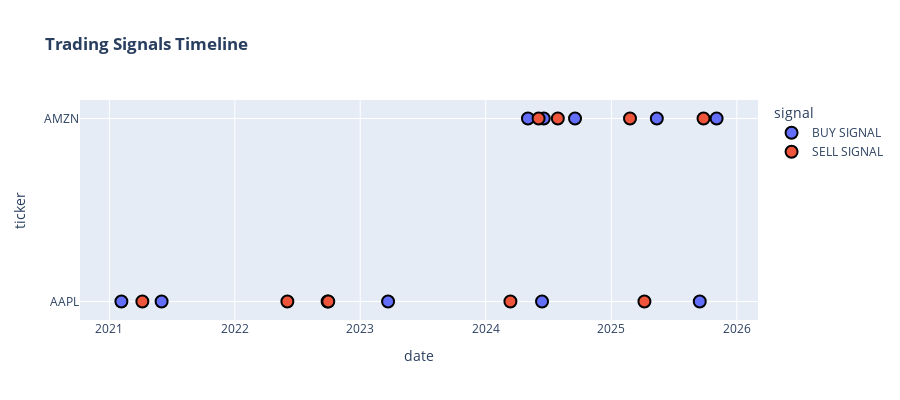

The notebook cell this image was saved under:
### Markdown cell above
## 5. Technical Analysis & Trading Signals

 ### Business Context:
 Technical indicators help identify potential buy/sell opportunities based on price patterns and moving averages.

### Code cell
# 5.1 Trading Signals Timeline
if not signals.empty:
    fig = px.scatter(signals, x='date', y='ticker',
                     color='signal',
                     title='<b>Trading Signals Timeline</b>',
                     hover_data=['price', 'moving_avg_50', 'moving_avg_200'])
    
    fig.update_traces(marker=dict(size=12, line=dict(width=2, color='black')))
    fig.update_layout(height=400)
    fig.show()
    fig.write_html("trading_signals.html")

### Figure 1 — Plotly figure (JSON) as saved in the notebook; plotly's stock layout.template omitted (floating-point values rounded to 4 significant figures)
{"data": [{"customdata": [[236.7, 221.6, 221.6], [214.2, 182.5, 182.3], [158.9, 148.3, 147.9], [149.8, 160.3, 160.2], [125.1, 128.0, 128.0], [136.8, 129.4, 129.1], [254, 226.4, 226.0], [211.4, 190.6, 190.2], [186.9, 179.6, 179.4], [182.8, 183.0, 183.0], [186.2, 178.9, 178.8]], "hovertemplate": "signal=BUY SIGNAL<br>date=%{x}<br>ticker=%{y}<br>price=%{customdata[0]}<br>moving_avg_50=%{customdata[1]}<br>moving_avg_200=%{customdata[2]}<extra></extra>", "legendgroup": "BUY SIGNAL", "marker": {"color": "#636efa", "line": {"color": "black", "width": 2}, "size": 12, "symbol": "circle"}, "mode": "markers", "name": "BUY SIGNAL", "orientation": "v", "showlegend": true, "type": "scatter", "x": ["2025-09-15", "2024-06-13", "2023-03-23", "2022-09-28", "2021-06-02", "2021-02-05", "2025-11-03", "2025-05-13", "2024-09-17", "2024-06-18", "2024-05-03"], "xaxis": "x", "y": ["AAPL", "AAPL", "AAPL", "AAPL", "AAPL", "AAPL", "AMZN", "AMZN", "AMZN", "AMZN", "AMZN"], "yaxis": "y"}, {"customdata": [[181.5, 228.2, 228.8], [171.1, 183.8, 183.9], [138.2, 159.7, 159.9], [145.4, 159.1, 159.5], [127.9, 127.2, 127.3], [219.8, 227.4, 227.4], [212.7, 227.6, 227.9], [183.2, 187.0, 187.1], [178.3, 182.2, 182.3]], "hovertemplate": "signal=SELL SIGNAL<br>date=%{x}<br>ticker=%{y}<br>price=%{customdata[0]}<br>moving_avg_50=%{customdata[1]}<br>moving_avg_200=%{customdata[2]}<extra></extra>", "legendgroup": "SELL SIGNAL", "marker": {"color": "#EF553B", "line": {"color": "black", "width": 2}, "size": 12, "symbol": "circle"}, "mode": "markers", "name": "SELL SIGNAL", "orientation": "v", "showlegend": true, "type": "scatter", "x": ["2025-04-07", "2024-03-13", "2022-09-30", "2022-06-03", "2021-04-07", "2025-09-26", "2025-02-24", "2024-07-29", "2024-06-03"], "xaxis": "x", "y": ["AAPL", "AAPL", "AAPL", "AAPL", "AAPL", "AMZN", "AMZN", "AMZN", "AMZN"], "yaxis": "y"}], "layout": {"height": 400, "legend": {"title": {"text": "signal"}, "tracegroupgap": 0}, "title": {"text": "<b>Trading Signals Timeline</b>"}, "xaxis": {"anchor": "y", "domain": [0, 1], "title": {"text": "date"}}, "yaxis": {"anchor": "x", "domain": [0, 1], "title": {"text": "ticker"}}}}
